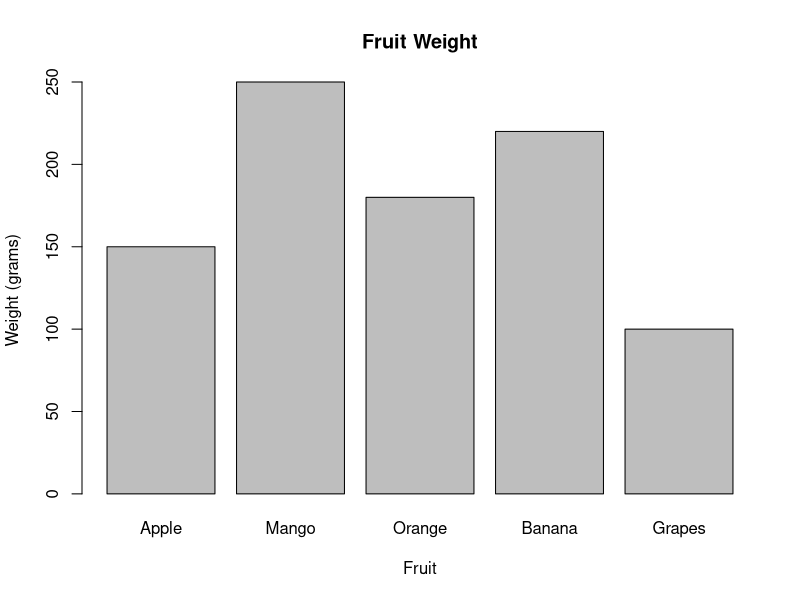

Write R code to recreate this figure.
# Fruit data
fruits <- data.frame(
  Fruit = c("Apple", "Mango", "Orange", "Banana", "Grapes"),
  Weight = c(150, 250, 180, 220, 100),
  Sugar = c(12, 18, 10, 16, 14)
)

# Display data
print(fruits)

# Average weight
cat(
  "Average Weight:",
  mean(fruits$Weight),
  "grams\n"
)

# Average sugar level
cat(
  "Average Sugar:",
  mean(fruits$Sugar),
  "\n"
)

# Classify fruit quality
fruits$Quality <- ifelse(
  fruits$Weight >= 180 & fruits$Sugar >= 14,
  "Good",
  "Normal"
)

# Display classification
cat("\nFruit Quality:\n")
print(fruits)

# Find good quality fruits
good_fruits <- fruits[
  fruits$Quality == "Good",
]

cat("\nGood Quality Fruits:\n")
print(good_fruits)

# Count good quality fruits
cat(
  "\nNumber of Good Quality Fruits:",
  nrow(good_fruits),
  "\n"
)

# Visualization
barplot(
  fruits$Weight,
  names.arg = fruits$Fruit,
  main = "Fruit Weight",
  xlab = "Fruit",
  ylab = "Weight (grams)"
)
